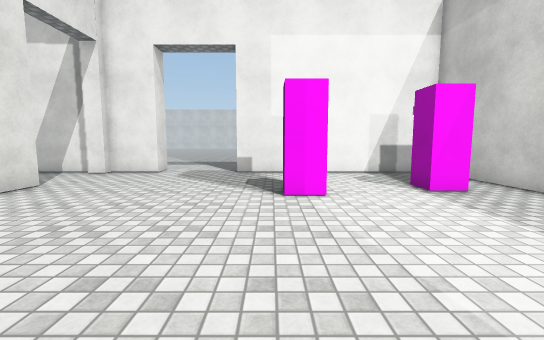
View 1 (above)

23 first-person views from a walk through a Unity game level. The camera is 1.3 m above the floor, tilts 6° down and sees 90° across. The floor is counted in squares, 1 m on a side. Each view is taken from the middle of a square. On the plan, view 1 faces up. The plan holds only what a view shows up to about 13 squares ahead; the rest is blank. The place goes on beyond the plan. The player is left out. Surface patterns are stand-ins for the level's own textures.

View 2
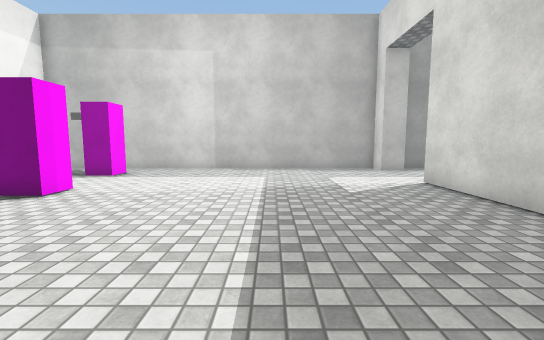

View 3
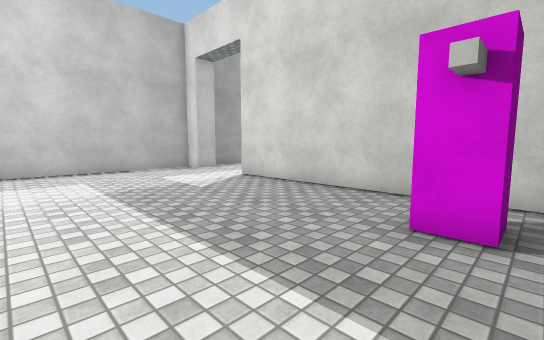

View 4
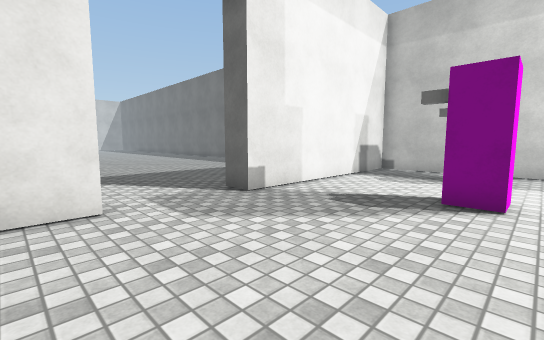

View 5
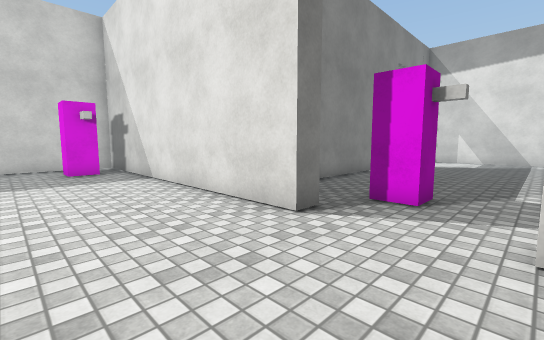

View 6
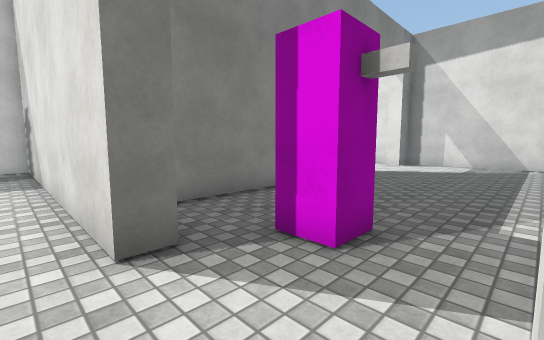

View 7
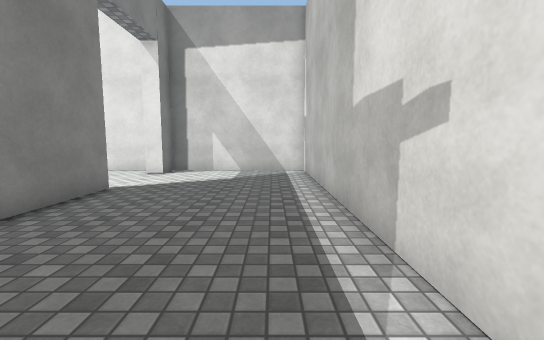

View 8
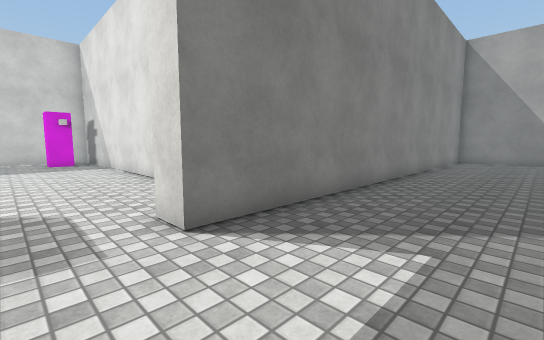

View 9
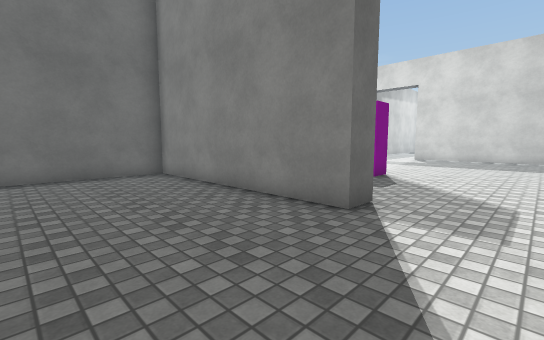

View 10
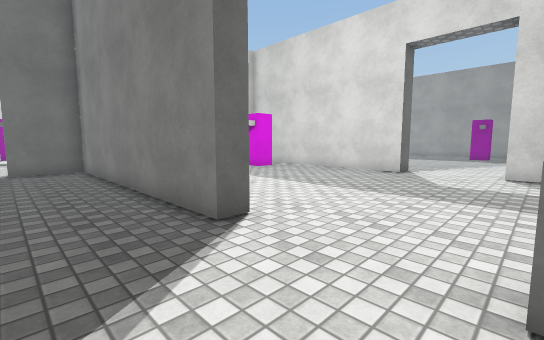

View 11
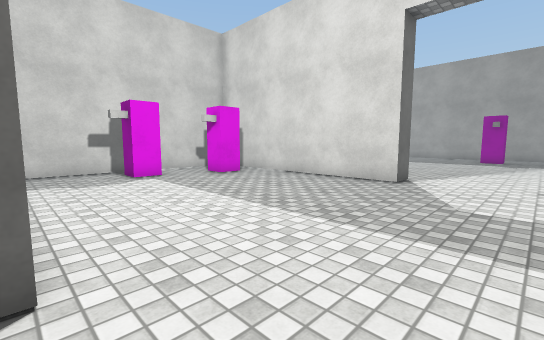

View 12
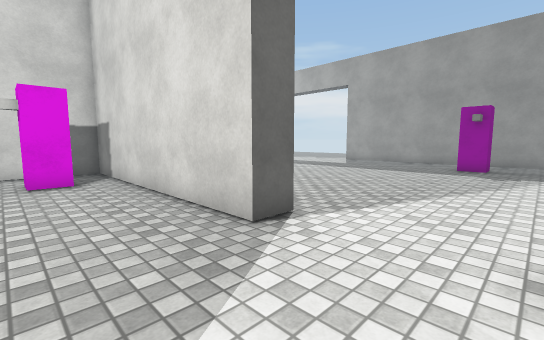

View 13
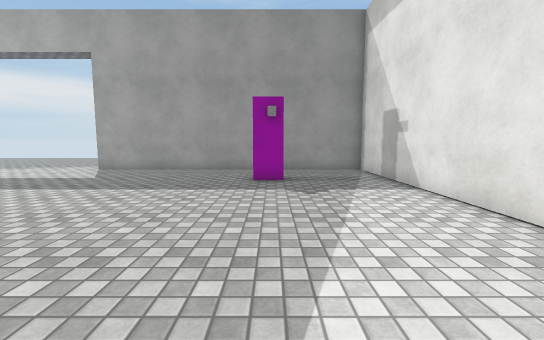

View 14
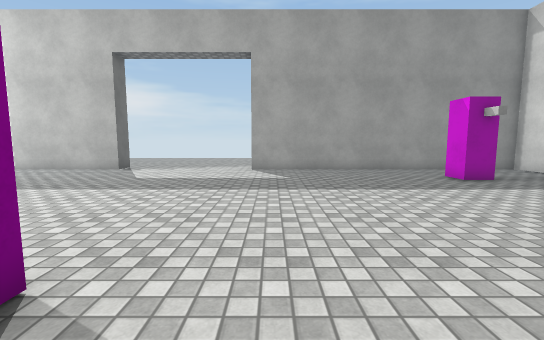

View 15
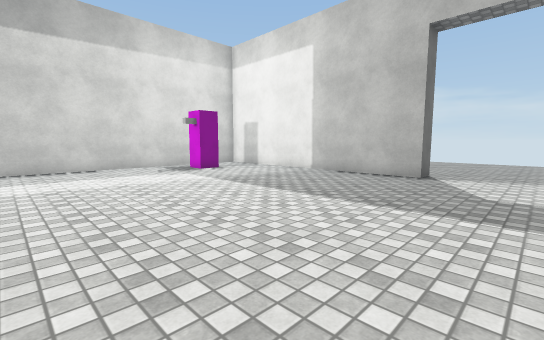

View 16
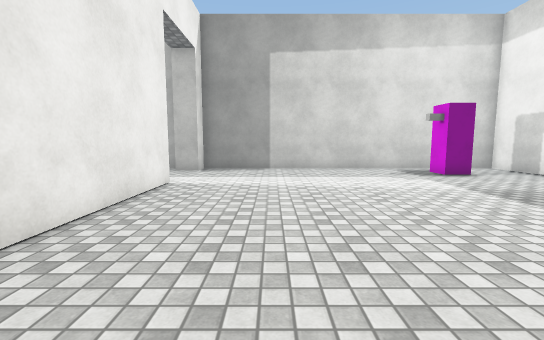

View 17
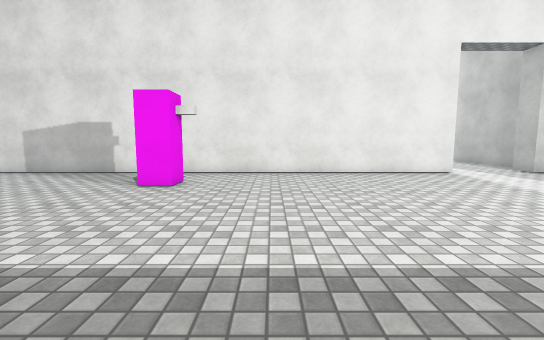

View 18
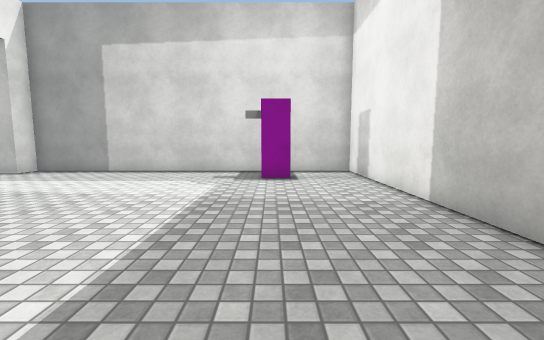

View 19
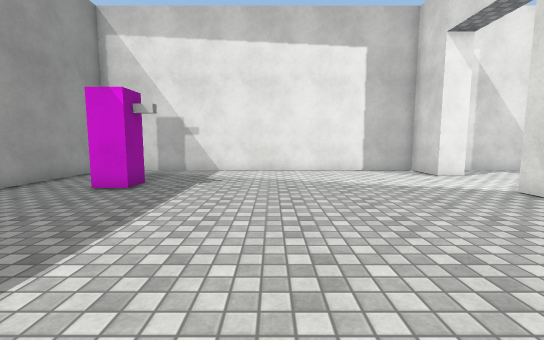

View 20
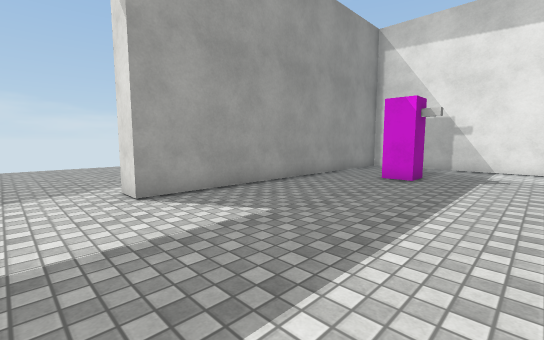

View 21
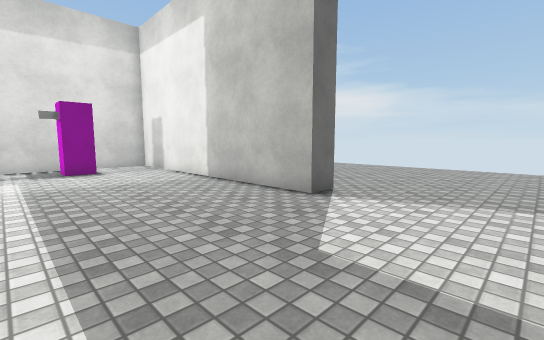

View 22
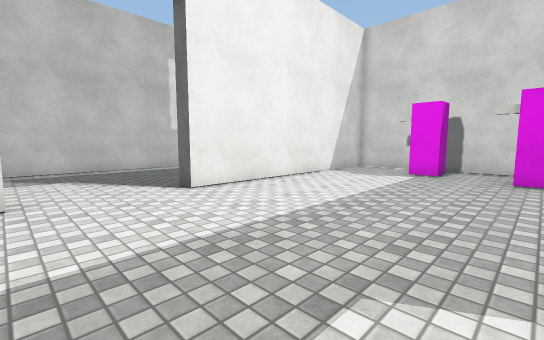

View 23
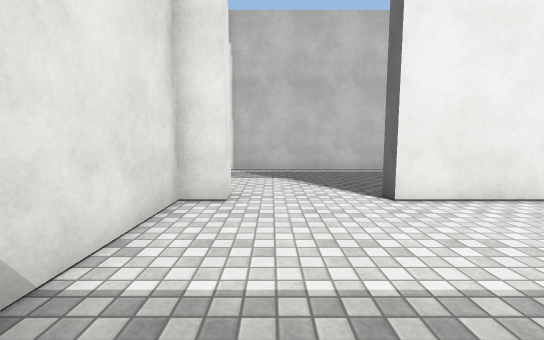

### Floor plan
Points are (right, up) in squares from view 1. A wall is a line through its corners. A room is listed if a view was taken in it or the views show most of it. See-through windows are left out.
Room 1 (views 1, 2, 3, 4, 5, 6, 7, 8, 9, 10, 11)
walls: (-7.8, 11.4) (-22.1, 11.4) (-22.1, 5.6) (-21, 5.6) (-21, 4.9) (-22.1, 4.9) (-22.1, 3.4); (-17.3, 4.9) (-17.3, 5.6) (-7.5, 5.6) (-7.5, 7.8) (-6.8, 7.8) (-6.8, -3.8) (2.5, -3.8); (-18, 12.4) (-4.8, 12.4) (-4.8, 11.4) (-6.8, 11.4) (-6.8, 11) (-7.5, 11); (5.9, -4.8) (5.9, -3.8) (6.8, -3.8) (6.8, 11.4) (-1.5, 11.4) (-1.5, 12.4) (6.8, 12.4) (6.8, 17.1)
ways out: opening at (-19.5, 4.5) to room 2; opening at (4, -5.3) to room 2
objects: other object (-10, 8) to (-9, 9); other object (-6, -2) to (-5, -1); other object (0, 7) to (1, 7); other object (4, 7) to (5, 8)
Room 2 (views 12, 13, 14, 15, 16, 17, 18, 19, 20, 21, 22, 23)
walls: (-10.5, -4.8) (-16.8, -4.8) (-16.8, -3.8) (-7.5, -3.8) (-7.5, 4.5); (-4, -19.4) (-4, -18.4) (6.8, -18.4) (6.8, -4.8) (5.9, -4.8); (2.6, -4.8) (-8.8, -4.8); (-21, -3.8) (-20.1, -3.8) (-20.1, -4.8) (-22.1, -4.8) (-22.1, -18.4) (-10.1, -18.4) (-10.1, -19.4); (-9.2, 4.9) (-17.3, 4.9); (-22.1, 3.4) (-22.1, -2.5)
ways out: opening at (-19.5, 4.5) to room 1; opening at (4, -5.3) to room 1
objects: other object (-18, -16) to (-18, -15); other object (-10, -2); other object (-10, 1) to (-9, 2); other object (-9, -8) to (-8, -7); other object (4, -16) to (5, -15)

Where each view was taken, in squares from view 1:
view 1: 0 up, 0 right, facing up
view 2: 1 up, 6 left, facing right
view 3: 3 up, 6 left, facing down-right
view 4: 6 up, 6 left, facing up-right
view 5: 11 up, 3 left, facing down-left
view 6: 11 up, 6 left, facing down-left
view 7: 10 up, 10 left, facing left
view 8: 16 up, 3 left, facing down-left
view 9: 17 up, 4 left, facing down-right
view 10: 8 up, 21 left, facing down-right
view 11: 5 up, 20 left, facing down-right
view 12: 1 down, 20 left, facing down-right
view 13: 6 down, 18 left, facing down
view 14: 6 down, 11 left, facing down
view 15: 8 down, 7 left, facing down-right
view 16: 8 down, 6 left, facing right
view 17: 16 down, 5 left, facing up
view 18: 15 down, 5 left, facing right
view 19: 11 down, 10 left, facing left
view 20: 12 down, 8 left, facing down-left
view 21: 13 down, 8 left, facing down-right
view 22: 2 down, 21 left, facing up-right
view 23: 1 down, 20 left, facing up
